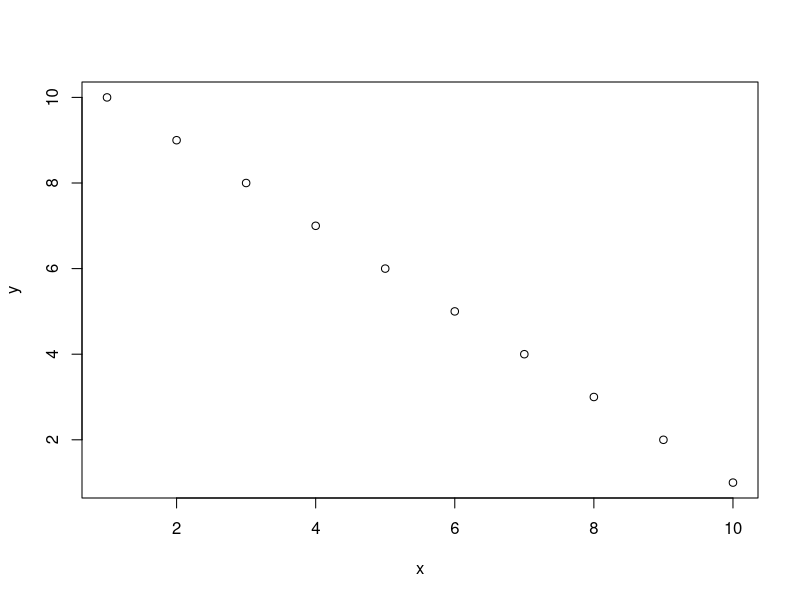
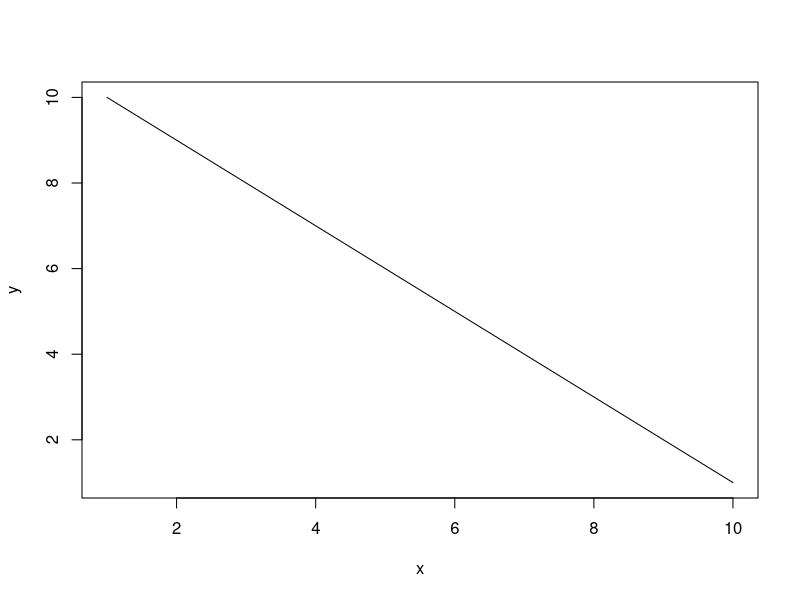
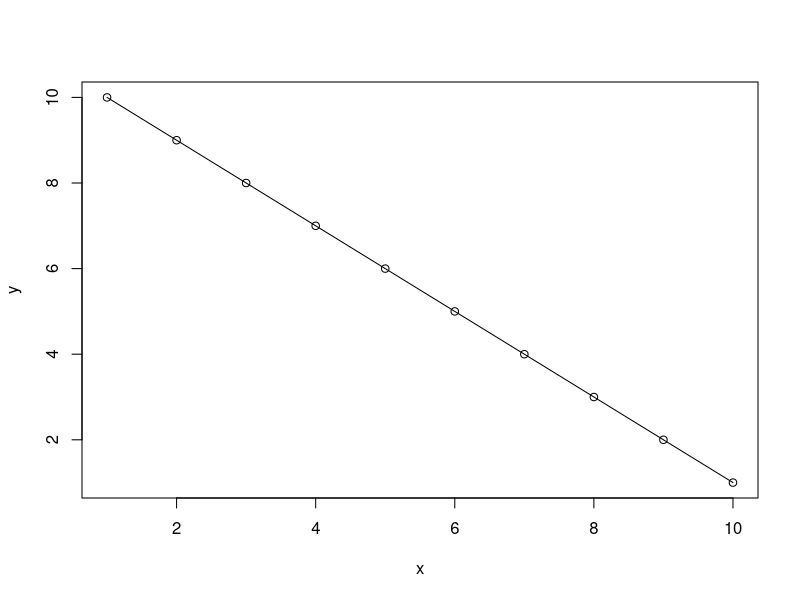
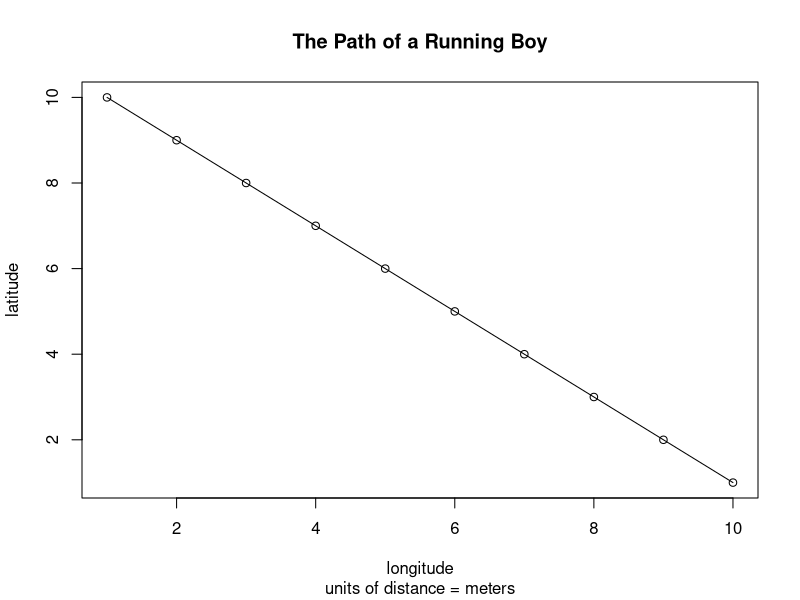
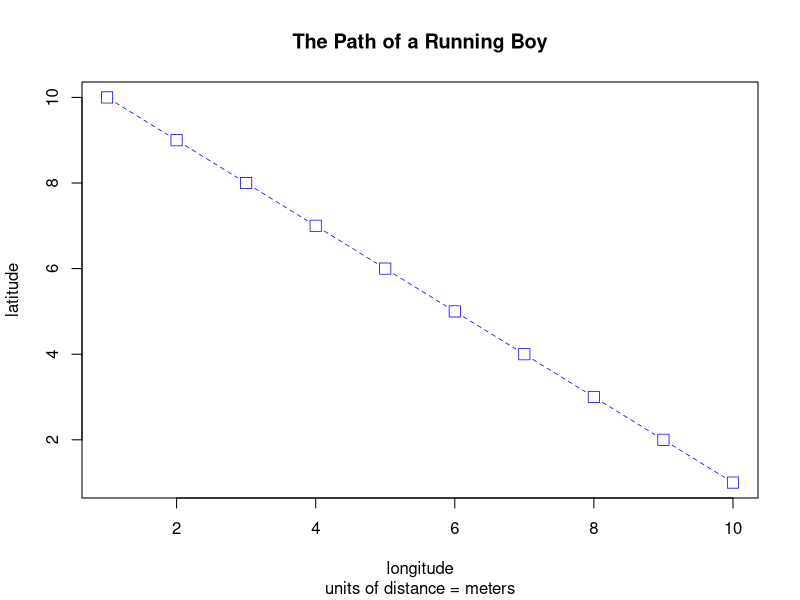
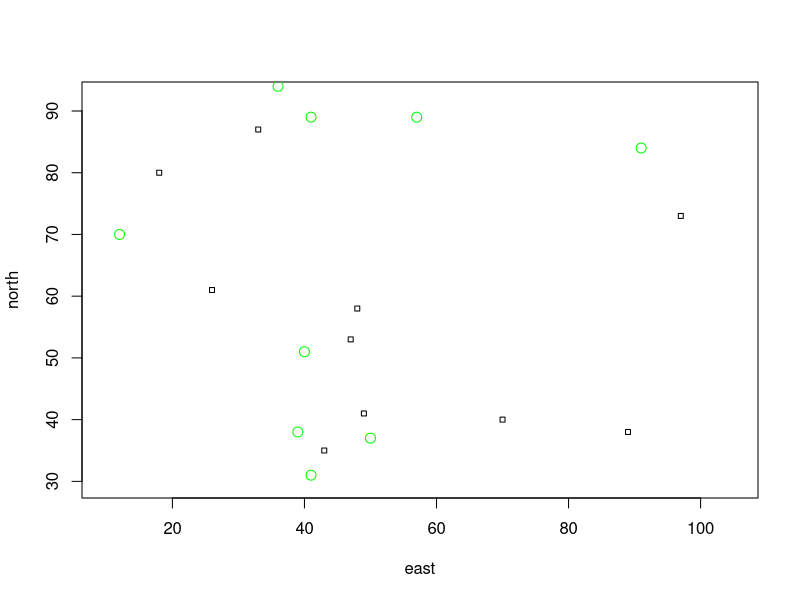
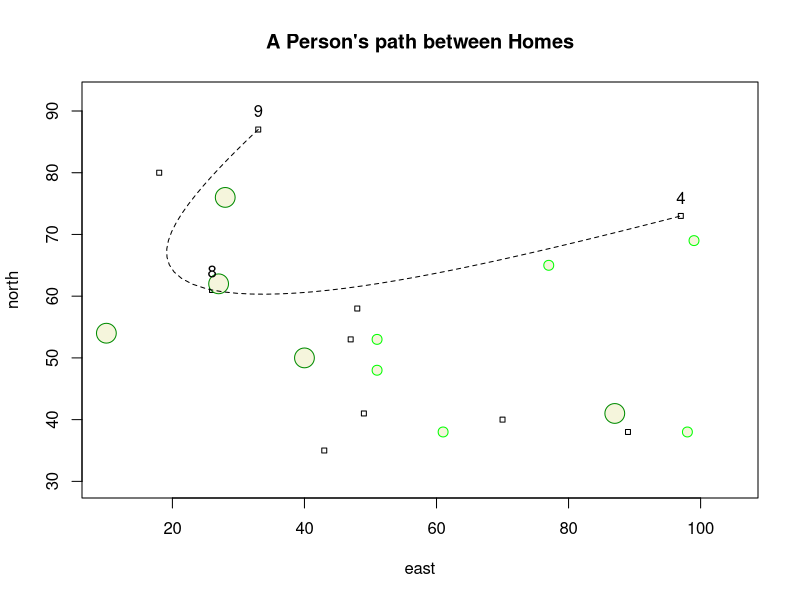

Recreate these plots in R, in order.
setwd("~/my_folder/my_project_folder/my_data_folder")
setwd("~/WM Freshman Year/Data 100/Saved Scripts")
rm(list=ls(all=TRUE))
x <- 1:10
y <- 10:1
plot(x,y)
plot(x, y, type = "l")
plot(x, y, type = "o")

plot(x, y, type = "o", 
     main = "The Path of a Running Boy",
     sub = "units of distance = meters",
     xlab = "longitude", 
     ylab = "latitude")
plot(x, y, type = "b", main = "The Path of a Running Boy", 
     sub = "units of distance = meters", 
     xlab = "longitude", 
     ylab = "latitude",
     lty = 2,
     lwd = .75,
     col = "blue",
     pch = 0,
     cex = 1.5)

rm(list=ls(all=TRUE))

x <- 1:100
y <- 1:100

east <- sample(x, size = 10, replace = TRUE)
north <- sample(y, size = 10, replace = TRUE)

symbols(east, north, squares = rep(.75,10), inches = FALSE)

symbols(sample(x, 10, replace = TRUE), 
        sample(y, 10, replace = TRUE), 
        circles = rep(.75,10), 
        inches = FALSE,
        fg = "green",
        add = TRUE)

symbols(east, north, squares = rep(.75,10), inches = FALSE)

symbols(sample(x, 10, replace = TRUE), 
        sample(y, 10, replace = TRUE), 
        circles = rep(.75,10), 
        inches = FALSE,
        fg = "green1",
        bg = "beige",
        add = TRUE)

symbols(sample(x, 10, replace = TRUE), 
        sample(y, 10, replace = TRUE), 
        circles = rep(1.5,10), 
        inches = FALSE,
        fg = "green4",
        bg = "beige",
        add = TRUE)

dwellings <- cbind.data.frame(id = 1:10, east, north)





locs <- sample(1:10, 3, replace = FALSE)



# text(x = dwellings$east,
#      y = dwellings$north + 3,
#      labels = dwellings$id)

text(x = dwellings[locs, ]$east, 
     y = dwellings[locs, ]$north + 3,
     labels = dwellings[locs, ]$id)

xspline(x = dwellings[locs, 2],
        y = dwellings[locs, 3],
        shape = -1,
        lty = 2)

title(main="A Person's path between Homes")
